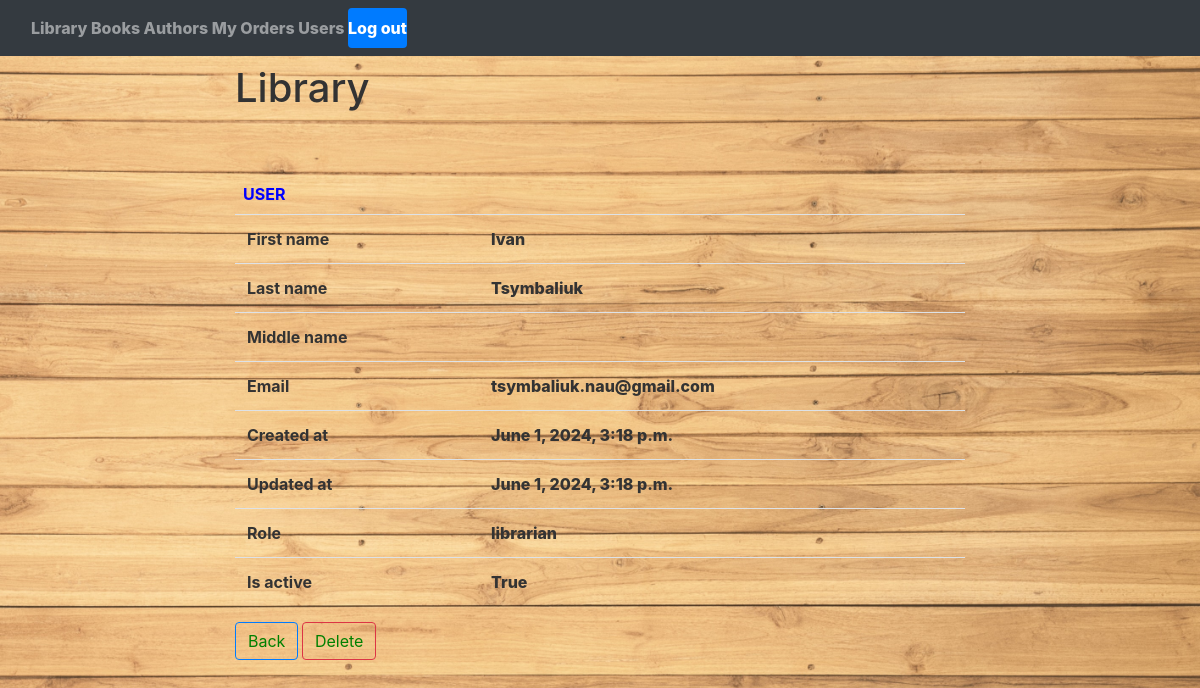
The page /user/info/1/ (signed in) on the database as committed earlier.
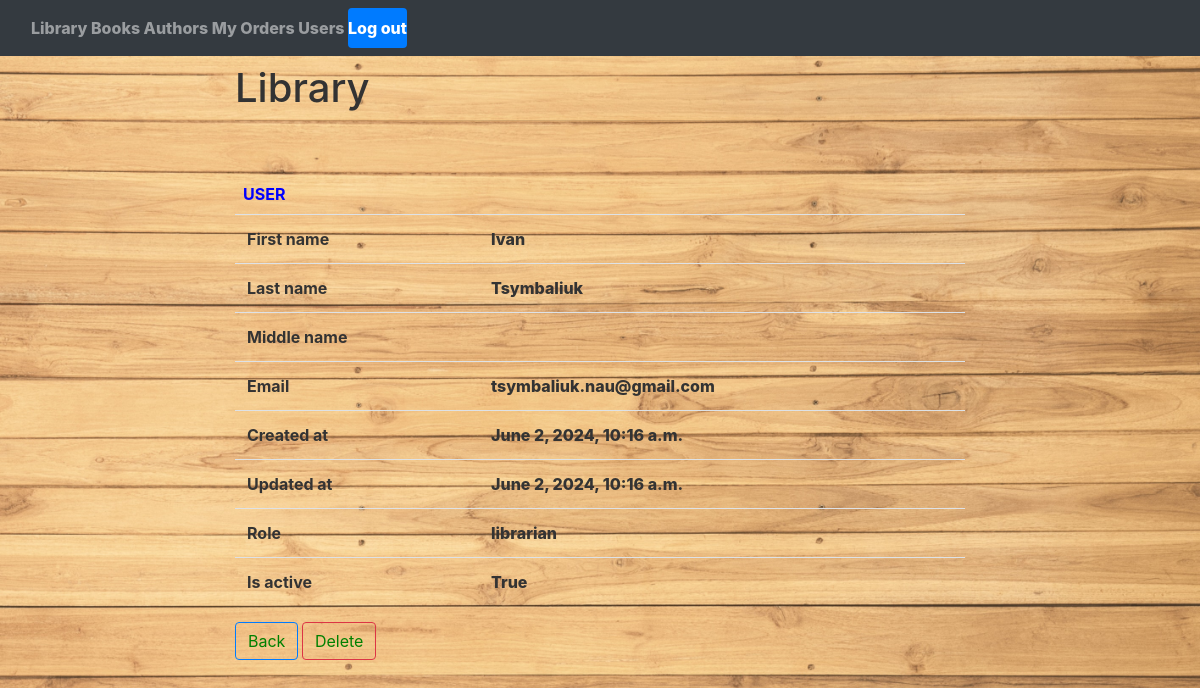
The same page on the database as committed later.
### authentication/models.py (models this page shows, shortened)
class CustomUser(AbstractBaseUser, PermissionsMixin):
    first_name = models.CharField(max_length=20, blank=True)
    last_name = models.CharField(max_length=20, blank=True)
    middle_name = models.CharField(max_length=20, blank=True)
    email = models.CharField(max_length=100, unique=True, blank=True)
    password = models.CharField(blank=True, max_length=255)
    created_at = models.DateTimeField(editable=False, auto_now=datetime.datetime.now())
    updated_at = models.DateTimeField(auto_now=datetime.datetime.now())
    role = models.IntegerField(choices=ROLE_CHOICES, default=0)
    is_active = models.BooleanField(blank=True, default=True)
    is_staff = models.BooleanField(blank=True, default=False)
    is_superuser = models.BooleanField(blank=True, default=False)
    id = models.AutoField(primary_key=True)
    USERNAME_FIELD = 'email'
    objects = CustomUserManager()
    @staticmethod
    def get_by_id(user_id):
        custom_user = CustomUser.objects.filter(id=user_id).first()
        return custom_user if custom_user else None
    @staticmethod
    def get_by_email(email):
        custom_user = CustomUser.objects.filter(email=email).first()
        return custom_user if custom_user else None
    def get_role_name(self):
        return ROLE_CHOICES[self.role][1]

### authentication/views.py (the view)
# urls.py: path("info/<int:id>/", views.user_info, name="user_info")
@ratelimit(key='ip', rate='5/m', block=True)
def user_info(request, id):
    if not request.user.is_authenticated:
        messages.info(request, "Log in first!")
        return redirect("login")
    if not CustomUser.get_by_email(request.user.email).role == 1:
        messages.info(request, "You don`t have permission!")
        return redirect("home")
    return render(request, "get_user_by_id.html", context={"user": CustomUser.get_by_id(id)})

### templates/get_user_by_id.html
{% extends "base.html" %} }
{% block content %}
    <h2><center> User</center></h2>
    <table class="table">
        <tr>
            <th scope="row">First name</th>
            <td>{{ user.first_name }}</td>
        </tr>
        <tr>
            <th scope="row">Last name</th>
            <td>{{ user.last_name }}</td>
        </tr>
        <tr>
            <th scope="row">Middle name</th>
            <td>{{ user.middle_name }}</td>
        </tr>
        <tr>
            <th scope="row">Email</th>
            <td>{{ user.email }}</td>
        </tr>
        <tr>
            <th scope="row">Created at</th>
            <td>{{ user.created_at }}</td>
        </tr>
        <tr>
            <th scope="row">Updated at</th>
            <td>{{ user.updated_at }}</td>
        </tr>
        <tr>
            <th scope="row">Role</th>
            <td>{{ user.get_role_name }}</td>
        </tr>
        <tr>
            <th scope="row">Is active</th>
            <td>{{ user.is_active }}</td>
        </tr>
    </table>
    <a class="btn btn-outline-primary" href="{% url 'get_users' %}">Back</a>
    <a class="btn btn-outline-danger" href="{% url 'delete_user' user.id %}">Delete</a>
{% endblock content %}

Rows that differ between the two databases and show on the page:
changed CustomUser "Ivan": created_at "June 1, 2024, 3:18 p.m." → "June 2, 2024, 10:16 a.m."; updated_at "June 1, 2024, 3:18 p.m." → "June 2, 2024, 10:16 a.m."
